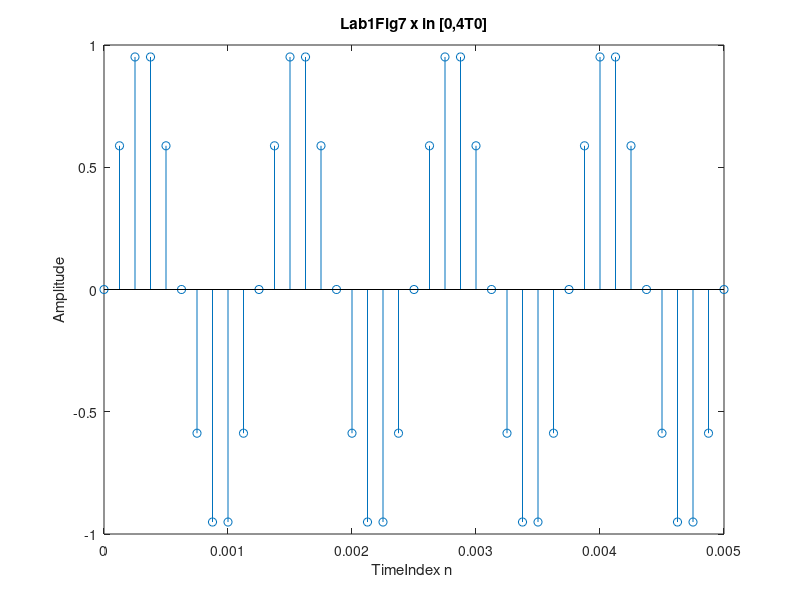
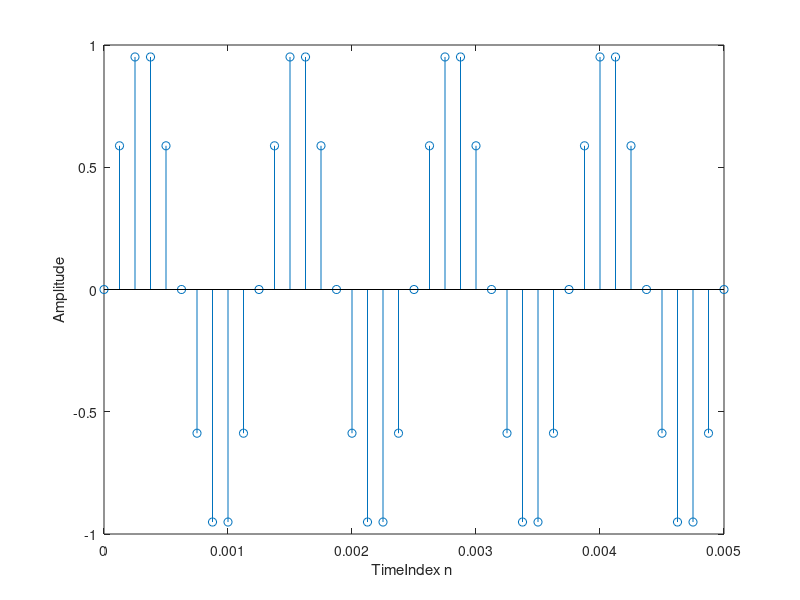
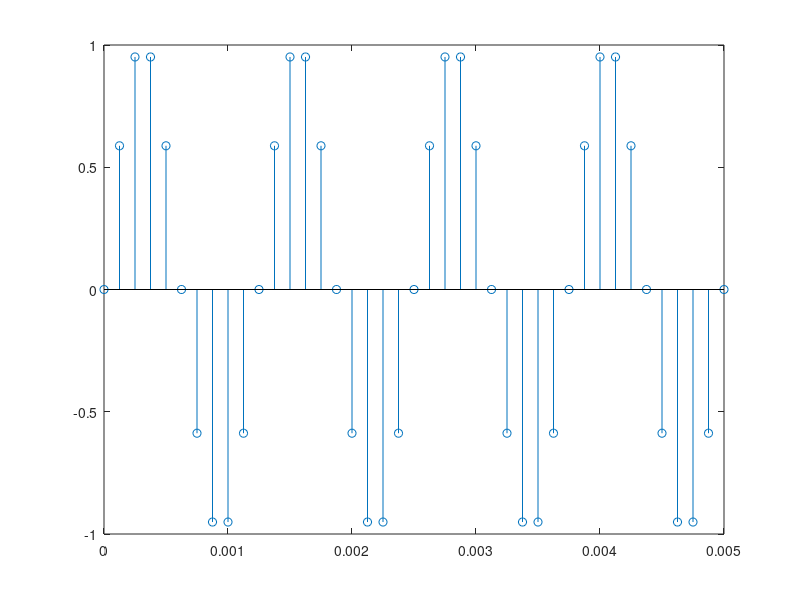
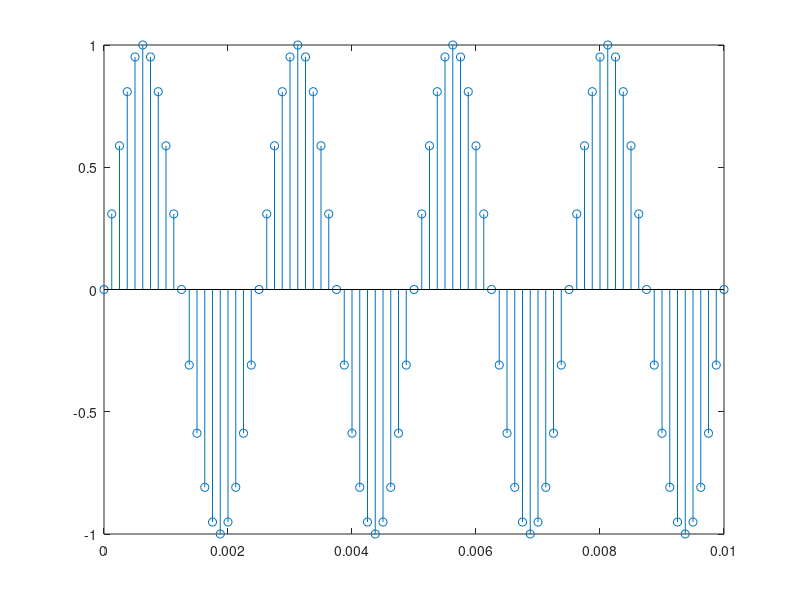

Write MATLAB code to recreate these figures, in order. (Note: this script raises an error after producing the figures.)
%clear
clear;
close all;


fs = 8000;
d = 2;
f0 = 800;


%4.2
N = ceil(fs * d); % one more sample maybe better
%4.3
n = (0 : 1 : (N - 1))';
t = n./(fs);        %0-d
%4.4
x = sin(2 * pi * f0 * t);
%4.5
%sound(x, fs);
%soundsc(x, fs);
%when the f0 get higher,the sounds is transforming from deep to
%high-pitched

%4.6

figure;
stem(t,x);
title('Lab1Fig7 x in [0,4T0]');
xlabel ('TimeIndex n ');
ylabel ('Amplitude');
xlim([0 (4*(1/f0))]);
ylim([-1 1]);

%4.7
figure;
delay = 2 * fs;
delayed_signal = sin(2 * pi  * ( n - delay) * f0 / fs);
stem(t, delayed_signal);
xlabel ('TimeIndex n ');
ylabel ('Amplitude');
xlim([0 (4*(1/f0))]);
ylim([-1 1]);


%4.8

fs = 8000;
d = 2;
f0 = 800;
N = ceil(fs * d); % one more sample maybe better
n0 = (0 : 1 : (N - 1))';
t0 = n0./(fs);        %0-d
x = sin(2 * pi * f0 * t0);

figure;
stem(t0, x);
xlim([0 (4*(1/f0))]);
ylim([-1 1]);

fs = 8000;
d = 2;
f0 = 400;
N = ceil(fs * d); % one more sample maybe better
n1 = (0 : 1 : (N - 1))';
t1 = n1./(fs);        %0-d
y1 = sin(2 * pi * f0 * t1);

figure;
stem(t1, y1);
xlim([0 (4*(1/f0))]);
ylim([-1 1]);

fs = 8000;
d = 4;
f0 = 400;
N = ceil(fs * d); % one more sample maybe better
n2 = (0 : 1 : (N - 1))';
t2 = n2./(fs);        %0-d
y2 = sin(2 * pi * f0 * t2);

fs = 8000;
d = 2;
f0 = 400;
N = ceil(fs * d); % one more sample maybe better
n3 = ((0 : 1 : (N - 1)) + (ceil((1/d)*(N - 1))))';
t3 = n3./(fs);        %0-d
y3 = sin(2 * pi * f0 * t3);

figure;
stem(t3, y3);
ylim([-1 1]);


AddSeq(x ,t0, y1, t1);
sgtitle("Lab1Fig8 x + y1");
AddSeq(x ,t0, y2, t2);
sgtitle("Lab1Fig9 x + y2");
AddSeq(x ,t0, y3, t3);
sgtitle("Lab1Fig10 x + y3");

MulSeq(x ,t0, y1, t1);
sgtitle("Lab1Fig11 x .* y1");
MulSeq(x ,t0, y2, t2);
sgtitle("Lab1Fig12 x .* y2");
MulSeq(x ,t0, y3, t3);
sgtitle("Lab1Fig13 x .* y3");

ConvSeq(x ,t0, y1, t1);
sgtitle("Lab1Fig14 x * y1");
ConvSeq(x ,t0, y2, t2);
sgtitle("Lab1Fig15 x * y2");
ConvSeq(x ,t0, y3, t3);
sgtitle("Lab1Fig16 x * y3");



